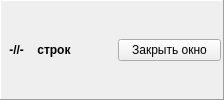
    <widget class="QFrame" name="frame_2">
     <property name="frameShape">
      <enum>QFrame::Panel</enum>
     </property>
     <property name="frameShadow">
      <enum>QFrame::Raised</enum>
     </property>
     <layout class="QHBoxLayout" name="horizontalLayout_2">
      <property name="leftMargin">
       <number>5</number>
      </property>
      <property name="topMargin">
       <number>2</number>
      </property>
      <property name="rightMargin">
       <number>2</number>
      </property>
      <property name="bottomMargin">
       <number>2</number>
      </property>
      <item>
       <widget class="QLabel" name="lab_cnt">
        <property name="font">
         <font>
          <weight>75</weight>
          <bold>true</bold>
         </font>
        </property>
        <property name="text">
         <string> -//- </string>
        </property>
       </widget>
      </item>
      <item>
       <widget class="QLabel" name="label_12">
        <property name="font">
         <font>
          <weight>75</weight>
          <bold>true</bold>
         </font>
        </property>
        <property name="text">
         <string> строк</string>
        </property>
       </widget>
      </item>
      <item>
       <spacer name="horizontalSpacer">
        <property name="orientation">
         <enum>Qt::Horizontal</enum>
        </property>
        <property name="sizeHint" stdset="0">
         <size>
          <width>40</width>
          <height>20</height>
         </size>
        </property>
       </spacer>
      </item>
      <item>
       <widget class="QPushButton" name="bn_close">
        <property name="text">
         <string>   Закрыть окно   </string>
        </property>
        <property name="autoDefault">
         <bool>false</bool>
        </property>
       </widget>
      </item>
     </layout>
    </widget>
